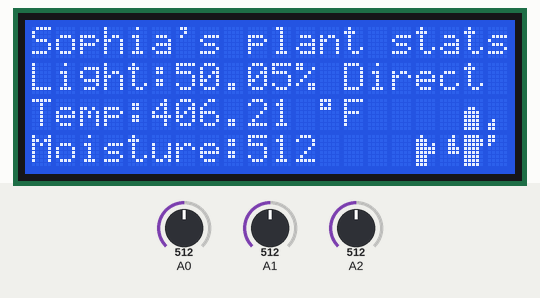
A sketch run on a simulated Arduino Uno, built with avr-gcc and run on an emulated ATmega328P. Parts: 20×4 character LCD. The inputs (shaded band) are chosen by the test bench; at power-on: A0 = 512, A1 = 512, A2 = 512.

Above: at 6.5 s.
6.6 s: A0 set to 290
At 8.8 s:
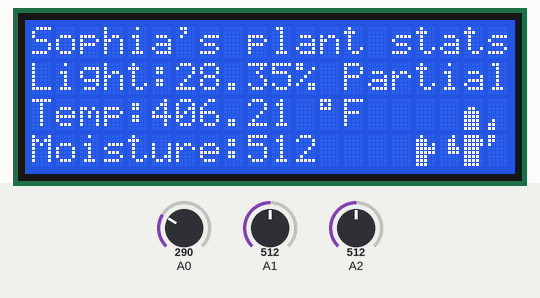
10.3 s: A1 set to 191
At 12.6 s:
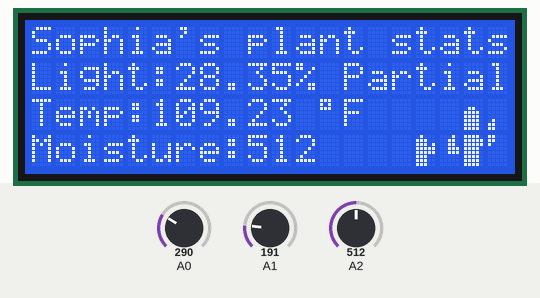
14.0 s: A1 set to 173
At 15.1 s:
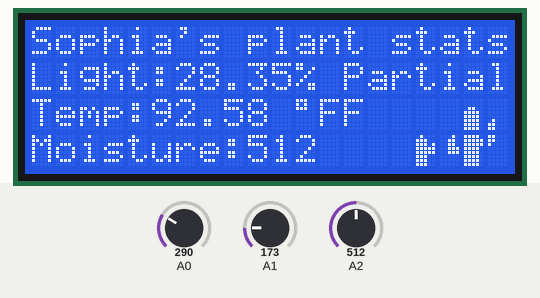
17.7 s: A0 set to 306
At 21.2 s:
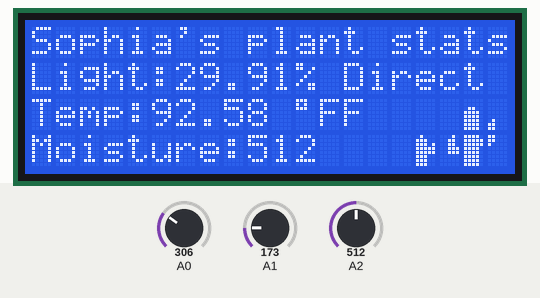
21.9 s: A0 set to 122
At 24.7 s:
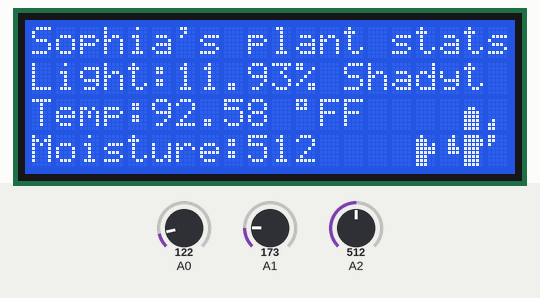
25.6 s: A1 set to 306
At 27.1 s:
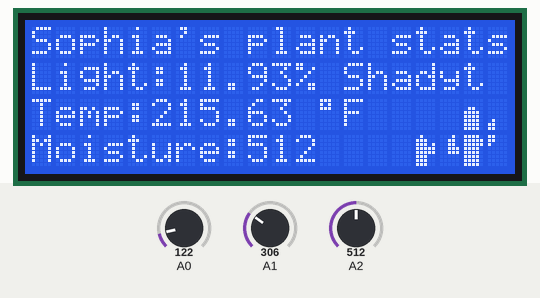
Timing chart, 0 to 28.6 s (numbered marks = the images above; inputs shaded):
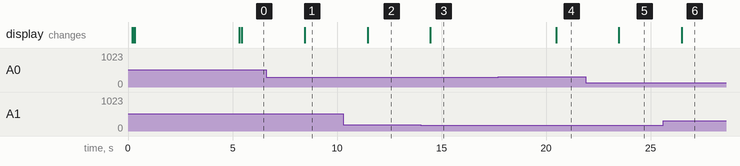

The sketch:

plant_monitering_systemi2c.ino
```cpp
/**
 * Plant monitoring system using a 20x4 i2c LCD screen and custom characters
 */

#include <Wire.h>
#include <LiquidCrystal_I2C.h>

LiquidCrystal_I2C lcd(0x27,20,4);  // set the LCD address to 0x27 for a 20 chars and 4 line display

#if defined(ARDUINO) && ARDUINO >= 100
#define printByte(args)  write(args);
#else
#define printByte(args)  print(args,BYTE);
#endif

// custom characters
uint8_t tinyCactus[8] = {B01000,B11100,B11101,B11111,B11111,B11100,B11100,B11100};
uint8_t cactusL[8] = {B00010,B00110,B00110,B00111,B00111,0x0,0x0,0x0};
uint8_t cactusU[8] = {0x0,0x0,B01100,B11110,B11110,B11110,B11110,B11110};
uint8_t cactusM[8] = {B11110,B11111,B11111,B11110,B111110,B11110,B11110,B11110};
uint8_t cactusD[8] = {B11110,B11110,B11110,B11110,B11110,B11110,B11110,B11110};
uint8_t cactusUR[8] = {0x0,0x0,0x0,0x0,0x0,B01000,B11000,B11000};
uint8_t cactusLR[8] = {B11000,B11000,B10000,0x0,0x0,0x0,0x0,0x0};

// The current time in milliseconds since boot.
unsigned long time;

// The time since last read of photoresistor
unsigned long last_light_read_time;

// The time since last read of temp sensor
unsigned long last_temp_read_time;

// The time since last read of moisture sensor
unsigned long last_moisture_read_time;

void setup() {
  lcd.init(); // initialize LCD
  lcd.backlight();
  opening_display();
  delay(5000);
  lcd.clear();
  cactus(17,2);
  lcd.createChar(0,tinyCactus);
  lcd.setCursor(16,3);
  lcd.printByte(0);
}

void loop() {
  time = millis(); // measure number of milliseconds passed since starting program
  display_stats();
}

/**
 * homescreen lcd display
 */
void opening_display() {
  lcd.clear();
  lcd.setCursor(0,0);
  lcd.print("Welcome to Sophia's ");
  lcd.setCursor(4, 1);
  lcd.print("Greenhouse!!");
  cactus(0,1);
  cactus(17,1);
  cactus(2,2);
  cactus(15,2);

}

/**
 * continuously updates plant stats to lcd screen
 */
void display_stats() {
  lcd.home();
  lcd.print("Sophia's plant stats");

  // timers for each sensor
  // reanalyzes every 3 seconds
  if (time - last_light_read_time >= 3000) {
    last_light_read_time = time;
    photo_resistor();
  }
  if (time - last_temp_read_time >= 3000) {
    last_temp_read_time = time;
    temperature();
  }
  if (time - last_moisture_read_time >= 3000) {
    last_moisture_read_time = time;
    moisture();
  }
}

/**
 * photoresistor sensor reads and displays light intensity data in the form of a percent
 * max val for the sensor is 1023
 * https://create.arduino.cc/projecthub/MisterBotBreak/how-to-use-a-photoresistor-46c5eb
 */
void photo_resistor() {
  lcd.setCursor(0,1);
  int value = analogRead(A0);
  float percent = (value / (double)1023) * 100;
  lcd.print("Light:");
  lcd.print(percent);
  lcd.write(0x25); // percent sign %
  lcd.print(" ");

  if (value < 20) {
    lcd.print(F("Dark"));
  }
  else if (value < 50) {
    lcd.print(F("Dim light"));
  }
  else if (value < 150) {
    lcd.print(F("Shady"));
  }
  else if (value < 300) {
    lcd.print(F("Partial sun"));
  }
  else {
    lcd.print(F("Direct sun"));
  }
}

/**
 * temperature sensor reads and displays temperature in degrees fahrenheit
 * https://learn.adafruit.com/tmp36-temperature-sensor
 */
void temperature() {
  lcd.setCursor(0,2);
  float voltage = analogRead(A1) * ((float)5000/1024); // voltage in millivolts
  float tempC = (voltage - 525) / 9.5;  // millivolts to celcius
  float tempF = tempC * 1.8 + 32; // millivolts to farhenheit
  lcd.print("Temp:");
  lcd.print(tempF);
  lcd.print(" ");
  lcd.write(0xDF);  // degree symbol °
  lcd.print("F");
}

/**
 * moisture sensor reads and displays analog data
 */
void moisture() {
  lcd.setCursor(0,3);
  int analog = analogRead(A2);
  lcd.print("Moisture:");
  lcd.print(analog);
}

/**
 * crete cactus custom character
 * x and y are the coordinates for top left corner of cactus. x rep columns, y rep rows
 * x must be between 0 and 17
 * y must be between 0 and 2
 * https://www.engineersgarage.com/making-custom-characters-on-lcd-using-arduino/
 */
void cactus(int x,int y) {
  // initialize custom characters
  lcd.createChar(1,cactusL);
  lcd.createChar(2, cactusU);
  lcd.createChar(3, cactusM);
  lcd.createChar(4, cactusD);
  lcd.createChar(5, cactusUR);
  lcd.createChar(6, cactusLR);
  lcd.setCursor(x,y+1);
  lcd.printByte(1);
  lcd.setCursor(x+1,y);
  lcd.printByte(2);
  lcd.setCursor(x+1,y+1);
  lcd.printByte(3);
  lcd.setCursor(x+2,y);
  lcd.printByte(5);
  lcd.setCursor(x+2,y+1);
  lcd.printByte(6);

  if (y < 2) {
    lcd.setCursor(x+1,y+2);
    lcd.printByte(4);
  }

}
```

Measured:
- the behaviour switches between 182 and 181 on A1 (found by bisection; images 2 and 3)
- after the input at 6.6 s, the display: changes after 1.9 s (image 1)
- after the input at 10.3 s, the display: changes after 1.2 s (image 2)
- after the input at 14.0 s, the display: changes after 0.47 s (image 3)
- after the input at 17.7 s, the display: changes after 2.8 s (image 4)
- after the input at 21.9 s, the display: changes after 1.6 s (image 5)
- after the input at 25.6 s, the display: changes after 0.88 s (image 6)
